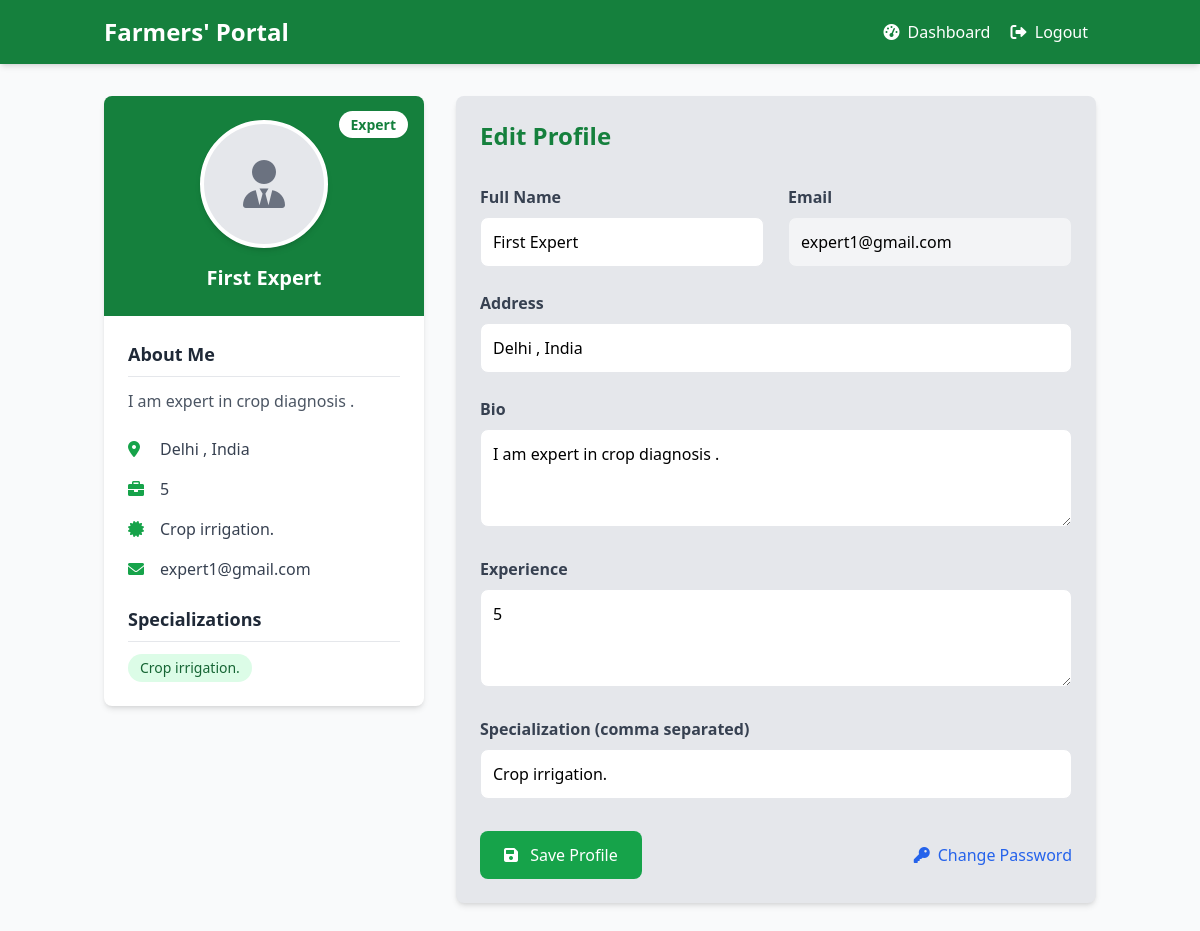
The page /profile_expert.php (signed in) on the database its author committed.
### tables this page shows
CREATE TABLE `experts` (
  `id` int(11) NOT NULL,
  `user_id` int(11) NOT NULL,
  `specialization` text DEFAULT NULL,
  `photo` varchar(255) DEFAULT NULL,
  `experience` int(11) DEFAULT NULL,
  `bio` text DEFAULT NULL,
  `address` varchar(255) DEFAULT NULL
);

CREATE TABLE `users` (
  `id` int(11) NOT NULL,
  `name` varchar(100) NOT NULL,
  `email` varchar(100) NOT NULL,
  `phone` varchar(15) DEFAULT NULL,
  `address` varchar(255) DEFAULT NULL,
  `password` varchar(255) NOT NULL,
  `user_type` enum('farmer','expert','admin') NOT NULL,
  `created_at` timestamp NOT NULL DEFAULT current_timestamp(),
  `is_active` tinyint(1) DEFAULT 1
);

### profile_expert.php (the view, shortened to what this page needs)
<?php
include 'config.php';
$user_id = $_SESSION['user_id'];
$sql = "SELECT u.*, e.* FROM users u LEFT JOIN experts e ON u.id = e.user_id WHERE u.id = '$user_id'";
$result = mysqli_query($conn, $sql);
$expert = mysqli_fetch_assoc($result);
?>
<!DOCTYPE html>
<html lang="en">
<head>
  <script src="https://cdn.tailwindcss.com"></script>
  <link rel="stylesheet" href="https://cdnjs.cloudflare.com/ajax/libs/font-awesome/6.0.0/css/all.min.css">
</head>
<body class="bg-gray-50 min-h-screen">
  <header class="bg-green-700 text-white shadow-md">
    <div class="container mx-auto px-4 py-4 flex justify-between items-center">
      <h1 class="text-2xl font-bold">Farmers' Portal</h1>
      <nav>
        <a href="expertDashboard.php" class="hover:text-green-200 mx-2"><i class="fas fa-tachometer-alt mr-1"></i> Dashboard</a>
        <a href="logout.php" class="hover:text-green-200 mx-2"><i class="fas fa-sign-out-alt mr-1"></i> Logout</a>
      </nav>
    </div>
  </header>
  <div class="container mx-auto px-4 py-8">
    <div class="flex flex-col lg:flex-row gap-8">
      <div class="w-full lg:w-1/3">
        <div class="bg-white rounded-lg shadow-md overflow-hidden">
          <div class="bg-green-700 p-6 text-center relative">
            <div class="absolute top-4 right-4">
              <span class="bg-white text-green-700 px-3 py-1 rounded-full text-sm font-semibold shadow-sm">Expert</span>
            </div>
            <div class="relative mx-auto w-32 h-32 rounded-full bg-white border-4 border-white shadow-md overflow-hidden profile-photo">
              <?php if (!empty($expert['photo'])): ?>
                <img src="<?php echo htmlspecialchars($expert['photo']); ?>" alt="Profile Photo" class="w-full h-full object-cover">
              <?php else: ?>
                <div class="w-full h-full flex items-center justify-center bg-gray-200">
                  <i class="fas fa-user-tie text-5xl text-gray-500"></i>
                </div>
              <?php endif; ?>
            </div>
            <h2 class="text-xl font-bold text-white mt-4"><?= htmlspecialchars($expert['name']) ?></h2>
          </div>
          <div class="p-6">
            <div class="mb-6">
              <h3 class="font-bold text-lg mb-3 text-gray-800 border-b pb-2">About Me</h3>
              <p class="text-gray-600"><?= !empty($expert['bio']) ? nl2br(htmlspecialchars($expert['bio'])) : 'No bio added yet.' ?></p>
            </div>
            <div class="space-y-4">
              <div>
                <div class="flex items-center text-gray-700">
                  <i class="fas fa-map-marker-alt text-green-600 mr-3 w-5"></i>
                  <span><?= !empty($expert['address']) ? htmlspecialchars($expert['address']) : 'Address not specified' ?></span>
                </div>
              </div>
              <div>
                <div class="flex items-center text-gray-700">
                  <i class="fas fa-briefcase text-green-600 mr-3 w-5"></i>
                  <span><?= !empty($expert['experience']) ? htmlspecialchars($expert['experience']) : 'Experience not specified' ?></span>
                </div>
              </div>
              <div>
                <div class="flex items-center text-gray-700">
                  <i class="fas fa-certificate text-green-600 mr-3 w-5"></i>
                  <span><?= !empty($expert['specialization']) ? htmlspecialchars($expert['specialization']) : 'Specialization not specified' ?></span>
                </div>
              </div>
              <div>
                <div class="flex items-center text-gray-700">
                  <i class="fas fa-envelope text-green-600 mr-3 w-5"></i>
                  <span><?= htmlspecialchars($expert['email']) ?></span>
                </div>
              </div>
            </div>
            <div class="mt-6">
              <h3 class="font-bold text-lg mb-3 text-gray-800 border-b pb-2">Specializations</h3>
              <div class="flex flex-wrap gap-2">
                <?php
                $specializations = !empty($expert['specialization']) ? explode(',', $expert['specialization']) : ['Not specified'];
                foreach ($specializations as $spec): ?>
                  <span class="bg-green-100 text-green-800 px-3 py-1 rounded-full text-sm"><?= trim(htmlspecialchars($spec)) ?></span>
                <?php endforeach; ?>
              </div>
            </div>
          </div>
        </div>
      </div>
      <div class="w-full lg:w-2/3 space-y-6">
        <div class="bg-gray-200 rounded-lg shadow-md p-6">
          <h2 class="text-2xl font-bold text-green-700 mb-6 border-b pb-2">Edit Profile</h2>
          <form method="POST">
            <div class="grid grid-cols-1 md:grid-cols-2 gap-6">
              <div>
                <label class="block font-semibold text-gray-700 mb-2">Full Name</label>
                <input type="text" name="name" value="<?= htmlspecialchars($expert['name']) ?>"
                       class="w-full p-3 border rounded-lg focus:ring-2 focus:ring-green-500 focus:border-green-500" required>
              </div>
              <div>
                <label class="block font-semibold text-gray-700 mb-2">Email</label>
                <input type="email" value="<?= htmlspecialchars($expert['email']) ?>"
                       class="w-full p-3 border rounded-lg bg-gray-100 cursor-not-allowed" readonly>
              </div>
              <div class="md:col-span-2">
                <label class="block font-semibold text-gray-700 mb-2">Address</label>
                <input type="text" name="address" value="<?= htmlspecialchars($expert['address']) ?>"
                       class="w-full p-3 border rounded-lg focus:ring-2 focus:ring-green-500 focus:border-green-500"
                       placeholder="Enter your full address">
              </div>
              <div class="md:col-span-2">
                <label class="block font-semibold text-gray-700 mb-2">Bio</label>
                <textarea name="bio" rows="3" class="w-full p-3 border rounded-lg focus:ring-2 focus:ring-green-500 focus:border-green-500"
                          placeholder="Tell farmers about yourself and your expertise"><?= htmlspecialchars($expert['bio']) ?></textarea>
              </div>
              <div class="md:col-span-2">
                <label class="block font-semibold text-gray-700 mb-2">Experience</label>
                <textarea name="experience" rows="3" class="w-full p-3 border rounded-lg focus:ring-2 focus:ring-green-500 focus:border-green-500"
                          placeholder="Describe your experience and qualifications"><?= htmlspecialchars($expert['experience']) ?></textarea>
              </div>
              <div class="md:col-span-2">
                <label class="block font-semibold text-gray-700 mb-2">Specialization (comma separated)</label>
                <input type="text" name="specialization" value="<?= htmlspecialchars($expert['specialization']) ?>"
                       class="w-full p-3 border rounded-lg focus:ring-2 focus:ring-green-500 focus:border-green-500"
                       placeholder="e.g. Crop diseases, Soil health, Pest control">
              </div>
            </div>
            <div class="flex justify-between items-center mt-8">
              <button type="submit" name="update_profile"
                      class="bg-green-600 text-white px-6 py-3 rounded-lg hover:bg-green-700 transition duration-200 font-medium">
                <i class="fas fa-save mr-2"></i> Save Profile
              </button>
              <a href="change_password.php" class="text-blue-600 hover:underline flex items-center">
                <i class="fas fa-key mr-2"></i> Change Password
              </a>
            </div>
          </form>
        </div>
</body>
</html>

### profile_expert.php (style rules this page uses)
.profile-photo { transition: all 0.3s ease; }

### rows shown on the page
experts: user.name "First Expert", bio "I am expert in crop diagnosis .", address "Delhi , India", experience "5", specialization "Crop irrigation.", user.email "expert1@gmail.com", name "First Expert"
